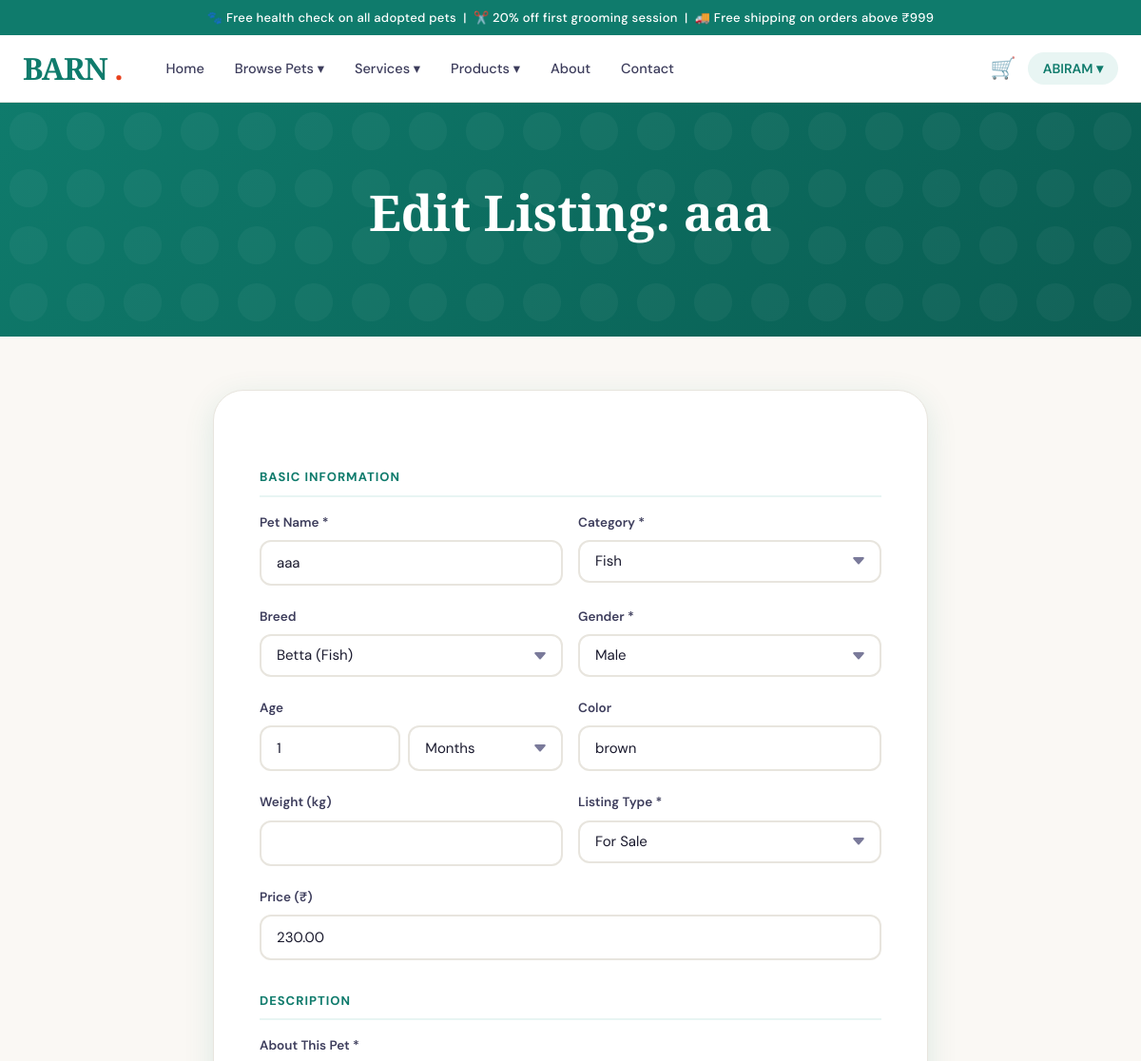
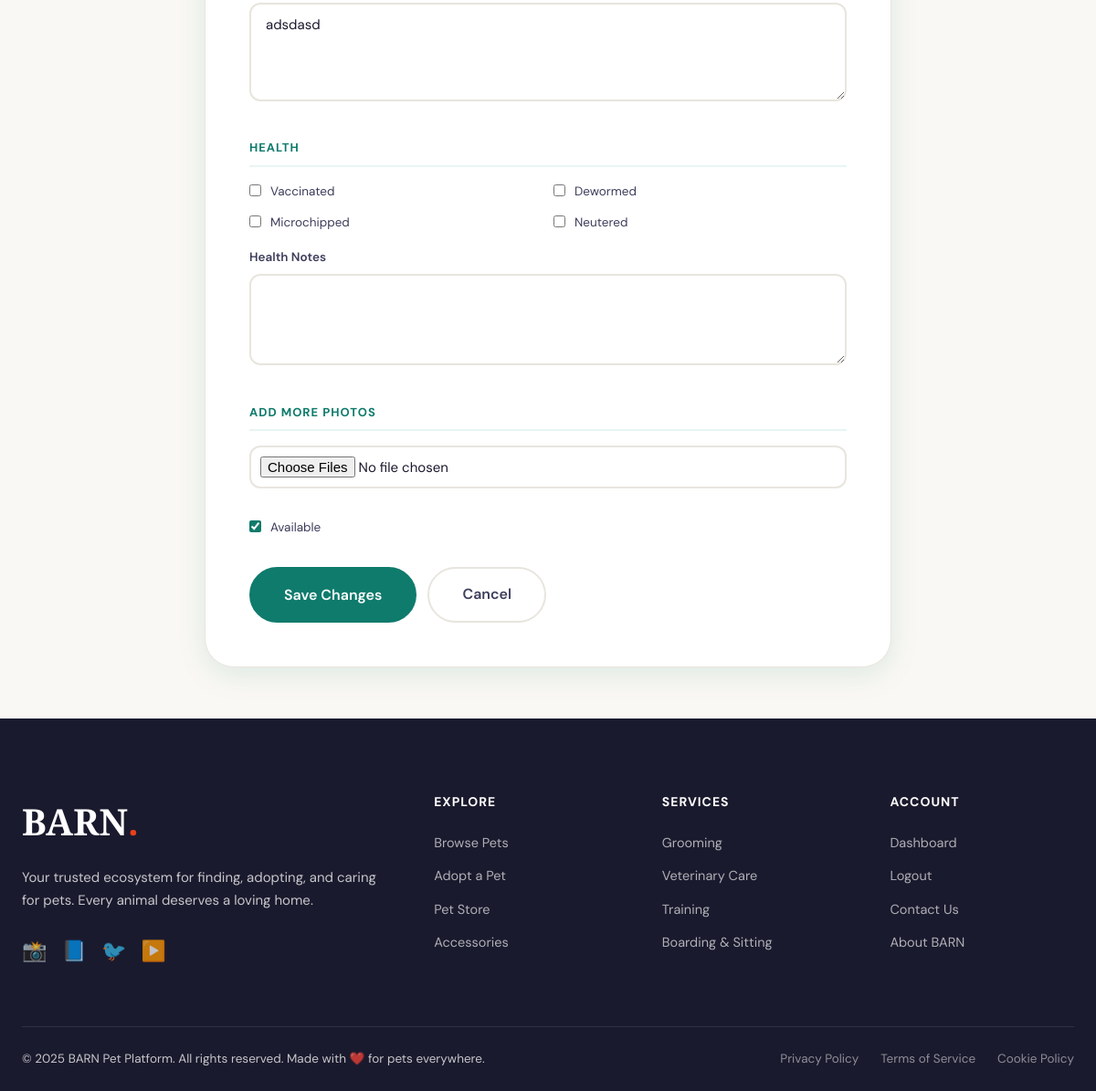
The page /pets/aaa-fish/edit/ (signed in) on the database its author committed (2 pictures, top to bottom).
### accounts/models.py (models this page shows, shortened)
class User(AbstractUser):
    ROLE_BUYER = 'buyer'
    ROLE_SELLER = 'seller'
    ROLE_OPERATOR = 'operator'
    ROLE_ADMIN = 'admin'
    ROLE_CHOICES = [
        (ROLE_BUYER, 'Buyer'),
        (ROLE_SELLER, 'Seller / Breeder'),
        (ROLE_OPERATOR, 'Operator'),
        (ROLE_ADMIN, 'Admin'),
    ]
    role = models.CharField(max_length=10, choices=ROLE_CHOICES, default=ROLE_BUYER)
    phone = models.CharField(max_length=20, blank=True)
    profile_picture = models.ImageField(upload_to='profiles/', blank=True, null=True)
    bio = models.TextField(blank=True)
    created_at = models.DateTimeField(auto_now_add=True)
    def is_seller(self):
        return self.role == self.ROLE_SELLER
    def can_list_products(self):
        return self.role in [self.ROLE_SELLER, self.ROLE_OPERATOR, self.ROLE_ADMIN] or self.is_staff or self.is_superuser

### pets/models.py (models this page shows, shortened)
class Pet(models.Model):
    GENDER_MALE = 'male'
    GENDER_FEMALE = 'female'
    GENDER_CHOICES = [(GENDER_MALE, 'Male'), (GENDER_FEMALE, 'Female')]
    LISTING_SALE = 'sale'
    LISTING_ADOPTION = 'adoption'
    LISTING_BOTH = 'both'
    LISTING_CHOICES = [
        (LISTING_SALE, 'For Sale'),
        (LISTING_ADOPTION, 'For Adoption'),
        (LISTING_BOTH, 'Sale or Adoption'),
    ]
    AGE_UNIT_WEEKS = 'weeks'
    AGE_UNIT_MONTHS = 'months'
    AGE_UNIT_YEARS = 'years'
    AGE_UNIT_CHOICES = [
        (AGE_UNIT_WEEKS, 'Weeks'),
        (AGE_UNIT_MONTHS, 'Months'),
        (AGE_UNIT_YEARS, 'Years'),
    ]
    seller = models.ForeignKey(User, on_delete=models.CASCADE, related_name='listed_pets')
    category = models.ForeignKey(PetCategory, on_delete=models.CASCADE, related_name='pets')
    breed = models.ForeignKey(PetBreed, on_delete=models.SET_NULL, null=True, blank=True, related_name='pets')
    name = models.CharField(max_length=100)
    slug = models.SlugField(unique=True, blank=True)
    gender = models.CharField(max_length=10, choices=GENDER_CHOICES)
    age_value = models.PositiveIntegerField(default=1)
    age_unit = models.CharField(max_length=10, choices=AGE_UNIT_CHOICES, default=AGE_UNIT_MONTHS)
    color = models.CharField(max_length=100, blank=True)
    weight_kg = models.DecimalField(max_digits=5, decimal_places=2, null=True, blank=True)
    description = models.TextField()
    listing_type = models.CharField(max_length=20, choices=LISTING_CHOICES, default=LISTING_SALE)
    price = models.DecimalField(max_digits=10, decimal_places=2, null=True, blank=True,
                                 help_text="Leave blank for adoption-only listings")
    is_vaccinated = models.BooleanField(default=False)
    is_dewormed = models.BooleanField(default=False)
    is_microchipped = models.BooleanField(default=False)
    is_neutered = models.BooleanField(default=False)
    health_certificate = models.FileField(upload_to='health_certs/', blank=True, null=True)
    health_notes = models.TextField(blank=True)
    quantity = models.PositiveIntegerField(default=1)
    is_available = models.BooleanField(default=True)
    views_count = models.PositiveIntegerField(default=0)
    created_at = models.DateTimeField(auto_now_add=True)
    updated_at = models.DateTimeField(auto_now=True)
    class Meta:
        ordering = ['-created_at']

### pets/views.py (the view)
# urls.py: path('<slug:slug>/edit/', views.edit_pet, name='edit_pet'),
@login_required
def edit_pet(request, slug):
    pet = get_object_or_404(Pet, slug=slug, seller=request.user)
    if request.method == 'POST':
        form = PetListingForm(request.POST, request.FILES, instance=pet)
        if form.is_valid():
            form.save()
            images = request.FILES.getlist('images')
            for i, image in enumerate(images):
                PetImage.objects.create(pet=pet, image=image)
            messages.success(request, "Pet listing updated!")
            return redirect('seller_dashboard')
    else:
        form = PetListingForm(instance=pet)
    return render(request, 'pets/edit_pet.html', {'form': form, 'pet': pet})

### pets/forms.py
class PetListingForm(forms.ModelForm):
    images = forms.FileField(
        widget=MultipleFileInput(attrs={'multiple': True, 'accept': 'image/*'}),
        required=False,
        label="Upload Pet Photos"
    )
    class Meta:
        model = Pet
        fields = [
            'name', 'category', 'breed', 'gender', 'age_value', 'age_unit',
            'color', 'weight_kg', 'description', 'listing_type', 'price', 'quantity',
            'is_vaccinated', 'is_dewormed', 'is_microchipped', 'is_neutered',
            'health_certificate', 'health_notes', 'is_available',
        ]
        widgets = {
            'description': forms.Textarea(attrs={'rows': 4}),
            'health_notes': forms.Textarea(attrs={'rows': 3}),
        }
    def __init__(self, *args, **kwargs):
        super().__init__(*args, **kwargs)
        self.fields['price'].help_text = "Required for Sale listings. Leave blank for Adoption-only."

### pets/models.py (called while the page is built)
    def __str__(self):
        return self.name

    def __str__(self):
        return f"{self.name} ({self.category.name})"

### templates/pets/edit_pet.html (shortened to what this page needs)
{% extends 'base.html' %}
{% block content %}
<div class="page-header">
  <div class="container">
    <h1>Edit Listing: {{ pet.name }}</h1>
  </div>
</div>
<div style="max-width:800px;margin:0 auto;padding:56px 24px;">
  <div style="background:var(--white);border-radius:var(--radius-xl);padding:48px;box-shadow:var(--shadow-md);border:1px solid var(--border);">
    <form method="POST" enctype="multipart/form-data">
      <div class="form-section-title">Basic Information</div>
      <div class="form-row">
        <div class="form-group"><label>Pet Name *</label>{{ form.name }}</div>
        <div class="form-group"><label>Category *</label>{{ form.category }}</div>
      </div>
      <div class="form-row">
        <div class="form-group"><label>Breed</label>{{ form.breed }}</div>
        <div class="form-group"><label>Gender *</label>{{ form.gender }}</div>
      </div>
      <div class="form-row">
        <div class="form-group"><label>Age</label><div style="display:flex;gap:8px;">{{ form.age_value }}{{ form.age_unit }}</div></div>
        <div class="form-group"><label>Color</label>{{ form.color }}</div>
      </div>
      <div class="form-row">
        <div class="form-group"><label>Weight (kg)</label>{{ form.weight_kg }}</div>
        <div class="form-group"><label>Listing Type *</label>{{ form.listing_type }}</div>
      </div>
      <div class="form-group"><label>Price (₹)</label>{{ form.price }}</div>
      <div class="form-section-title">Description</div>
      <div class="form-group"><label>About This Pet *</label>{{ form.description }}</div>
      <div class="form-section-title">Health</div>
      <div style="display:grid;grid-template-columns:1fr 1fr;gap:12px;margin-bottom:16px;">
        <div class="checkbox-group">{{ form.is_vaccinated }}<label>Vaccinated</label></div>
        <div class="checkbox-group">{{ form.is_dewormed }}<label>Dewormed</label></div>
        <div class="checkbox-group">{{ form.is_microchipped }}<label>Microchipped</label></div>
        <div class="checkbox-group">{{ form.is_neutered }}<label>Neutered</label></div>
      </div>
      <div class="form-group"><label>Health Notes</label>{{ form.health_notes }}</div>
      <div class="form-section-title">Add More Photos</div>
      <div class="form-group">
        <input type="file" name="images" accept="image/*" multiple data-preview="newImgs">
      </div>
      <div class="checkbox-group" style="margin-bottom:32px;">{{ form.is_available }}<label>Available</label></div>
      <div style="display:flex;gap:12px;">
        <button type="submit" class="btn btn-primary btn-lg">Save Changes</button>
        <a href="{% url 'seller_dashboard' %}" class="btn btn-ghost btn-lg">Cancel</a>
      </div>
    </form>
  </div>
</div>
{% endblock %}

### templates/base.html (shortened to what this page needs)
{% load static %}
<!DOCTYPE html>
<html lang="en">
<head>
<link rel="stylesheet" href="{% static 'css/main.css' %}">
</head>
<body>
<div class="announcement-bar">
  <span>🐾 Free health check on all adopted pets &nbsp;|&nbsp; ✂️ 20% off first grooming session &nbsp;|&nbsp; 🚚 Free shipping on orders above ₹999</span>
</div>
<nav class="navbar" id="navbar">
  <div class="nav-inner">
    <a href="{% url 'home' %}" class="nav-logo">
      <span class="logo-barn">BARN</span>
      <span class="logo-dot">.</span>
    </a>
    <ul class="nav-links">
      <li><a href="{% url 'home' %}" class="nav-link {% if request.resolver_match.url_name == 'home' %}active{% endif %}">Home</a></li>
      <li class="has-dropdown">
        <a href="{% url 'pet_list' %}" class="nav-link">Browse Pets ▾</a>
      </li>
      <li class="has-dropdown">
        <a href="{% url 'services_home' %}" class="nav-link">Services ▾</a>
      </li>
      <li class="has-dropdown">
        <a href="{% url 'store_home' %}" class="nav-link">Products ▾</a>
      </li>
      <li><a href="{% url 'about' %}" class="nav-link">About</a></li>
      <li><a href="{% url 'contact' %}" class="nav-link">Contact</a></li>
    </ul>
    <div class="nav-actions">
      {% if user.is_authenticated %}
        <a href="{% url 'cart_view' %}" class="cart-btn">🛒</a>
        <div class="user-menu">
          <button class="user-btn">{{ user.first_name|default:user.username }} ▾</button>
        </div>
      {% else %}
        <a href="{% url 'login' %}" class="btn btn-ghost">Login</a>
        <a href="{% url 'choose_register' %}" class="btn btn-primary">Sign Up</a>
      {% endif %}
    </div>
  </div>
</nav>
<main>
{% block content %}{% endblock %}
</main>
<footer class="footer">
  <div class="footer-inner">
    <div class="footer-brand">
      <div class="footer-logo">BARN<span class="logo-dot">.</span></div>
      <p>Your trusted ecosystem for finding, adopting, and caring for pets. Every animal deserves a loving home.</p>
      <div class="footer-socials">
        <a href="#" aria-label="Instagram">📸</a>
        <a href="#" aria-label="Facebook">📘</a>
        <a href="#" aria-label="Twitter">🐦</a>
        <a href="#" aria-label="YouTube">▶️</a>
      </div>
    </div>
    <div class="footer-col">
      <h4>Explore</h4>
      <ul>
        <li><a href="{% url 'pet_list' %}">Browse Pets</a></li>
        <li><a href="{% url 'adoption_list' %}">Adopt a Pet</a></li>
        <li><a href="{% url 'store_home' %}">Pet Store</a></li>
        <li><a href="{% url 'accessories' %}">Accessories</a></li>
      </ul>
    </div>
    <div class="footer-col">
      <h4>Services</h4>
      <ul>
        <li><a href="{% url 'grooming' %}">Grooming</a></li>
        <li><a href="{% url 'veterinary' %}">Veterinary Care</a></li>
        <li><a href="{% url 'training' %}">Training</a></li>
        <li><a href="{% url 'boarding' %}">Boarding & Sitting</a></li>
      </ul>
    </div>
    <div class="footer-col">
      <h4>Account</h4>
      <ul>
        {% if user.is_authenticated %}
          <li><a href="{% if user.is_seller %}{% url 'seller_dashboard' %}{% else %}{% url 'buyer_dashboard' %}{% endif %}">Dashboard</a></li>
          <li><a href="{% url 'logout' %}">Logout</a></li>
        {% else %}
          <li><a href="{% url 'login' %}">Login</a></li>
          <li><a href="{% url 'buyer_register' %}">Register as Buyer</a></li>
          <li><a href="{% url 'seller_register' %}">Register as Seller</a></li>
        {% endif %}
        <li><a href="{% url 'contact' %}">Contact Us</a></li>
        <li><a href="{% url 'about' %}">About BARN</a></li>
      </ul>
    </div>
  </div>
  <div class="footer-bottom">
    <p>&copy; 2025 BARN Pet Platform. All rights reserved. Made with ❤️ for pets everywhere.</p>
    <div class="footer-legal">
      <a href="#">Privacy Policy</a>
      <a href="#">Terms of Service</a>
      <a href="#">Cookie Policy</a>
    </div>
  </div>
</footer>
</body>
</html>

### rows shown on the page
User: first_name "ABIRAM"
Pet: name "aaa", category "Fish", breed "Betta (Fish)", gender "Male", age_value "1", age_unit "Months", color "brown", listing_type "For Sale", price "230.00", description "adsdasd", is_available "☑"
